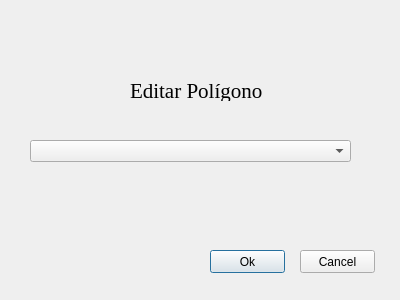
<?xml version="1.0" encoding="UTF-8"?>
<ui version="4.0">
 <class>EditarPoligono</class>
 <widget class="QDialog" name="EditarPoligono">
  <property name="geometry">
   <rect>
    <x>0</x>
    <y>0</y>
    <width>400</width>
    <height>300</height>
   </rect>
  </property>
  <property name="windowTitle">
   <string>Dialog</string>
  </property>
  <widget class="QPushButton" name="Ok">
   <property name="geometry">
    <rect>
     <x>210</x>
     <y>250</y>
     <width>75</width>
     <height>23</height>
    </rect>
   </property>
   <property name="text">
    <string>Ok</string>
   </property>
  </widget>
  <widget class="QLabel" name="label">
   <property name="geometry">
    <rect>
     <x>130</x>
     <y>80</y>
     <width>141</width>
     <height>21</height>
    </rect>
   </property>
   <property name="font">
    <font>
     <family>Times New Roman</family>
     <pointsize>16</pointsize>
    </font>
   </property>
   <property name="text">
    <string>Editar Polígono</string>
   </property>
  </widget>
  <widget class="QComboBox" name="comboBox_poligono">
   <property name="geometry">
    <rect>
     <x>30</x>
     <y>140</y>
     <width>321</width>
     <height>22</height>
    </rect>
   </property>
  </widget>
  <widget class="QPushButton" name="Cancel">
   <property name="geometry">
    <rect>
     <x>300</x>
     <y>250</y>
     <width>75</width>
     <height>23</height>
    </rect>
   </property>
   <property name="text">
    <string>Cancel</string>
   </property>
  </widget>
 </widget>
 <resources/>
 <connections/>
</ui>
